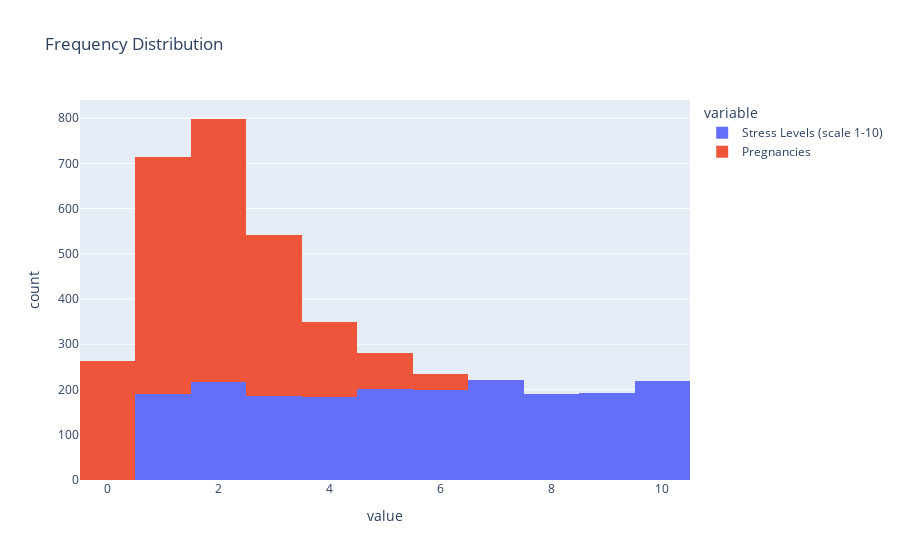

The notebook cell saved with this chart:
### Code cell
px.histogram(processed_df, x=['Stress Levels (scale 1-10)', 'Pregnancies'], title='Frequency Distribution').show()

### Figure 1 — Plotly figure (JSON) as saved in the notebook; plotly's stock layout.template omitted (floating-point values rounded to 4 significant figures; data arrays with more than 128 entries replaced by an {"elided": "..."} marker saying what was removed)
{"data": [{"alignmentgroup": "True", "bingroup": "x", "hovertemplate": "variable=Stress Levels (scale 1-10)<br>value=%{x}<br>count=%{y}<extra></extra>", "legendgroup": "Stress Levels (scale 1-10)", "marker": {"color": "#636efa", "pattern": {"shape": ""}}, "name": "Stress Levels (scale 1-10)", "offsetgroup": "Stress Levels (scale 1-10)", "orientation": "v", "showlegend": true, "type": "histogram", "x": {"elided": "2000 int values"}, "xaxis": "x", "yaxis": "y"}, {"alignmentgroup": "True", "bingroup": "x", "hovertemplate": "variable=Pregnancies<br>value=%{x}<br>count=%{y}<extra></extra>", "legendgroup": "Pregnancies", "marker": {"color": "#EF553B", "pattern": {"shape": ""}}, "name": "Pregnancies", "offsetgroup": "Pregnancies", "orientation": "v", "showlegend": true, "type": "histogram", "x": {"elided": "2000 int values"}, "xaxis": "x", "yaxis": "y"}], "layout": {"barmode": "relative", "legend": {"title": {"text": "variable"}, "tracegroupgap": 0}, "title": {"text": "Frequency Distribution"}, "xaxis": {"anchor": "y", "domain": [0, 1], "title": {"text": "value"}}, "yaxis": {"anchor": "x", "domain": [0, 1], "title": {"text": "count"}}}}
